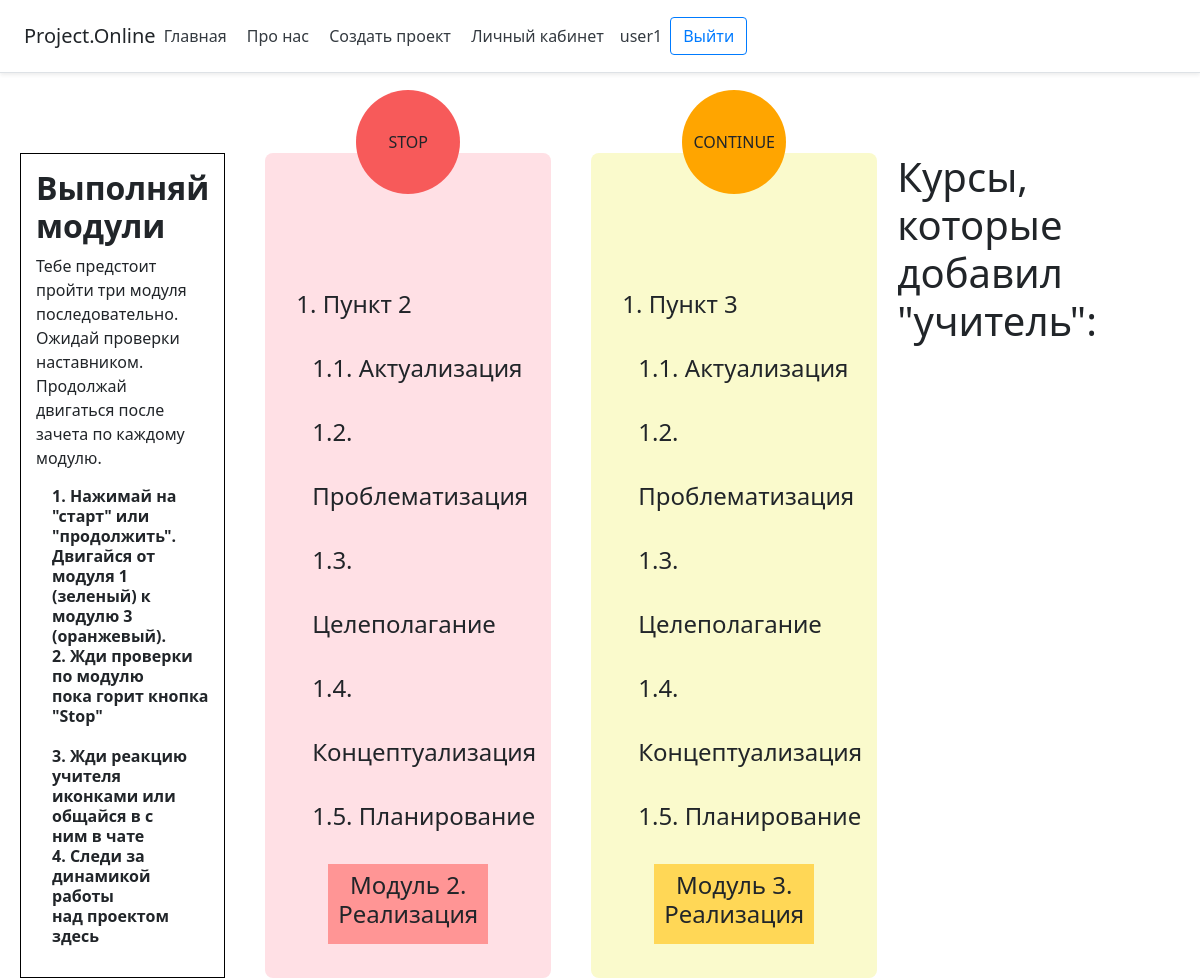
Page /personal_account (signed in) on the earlier database version.
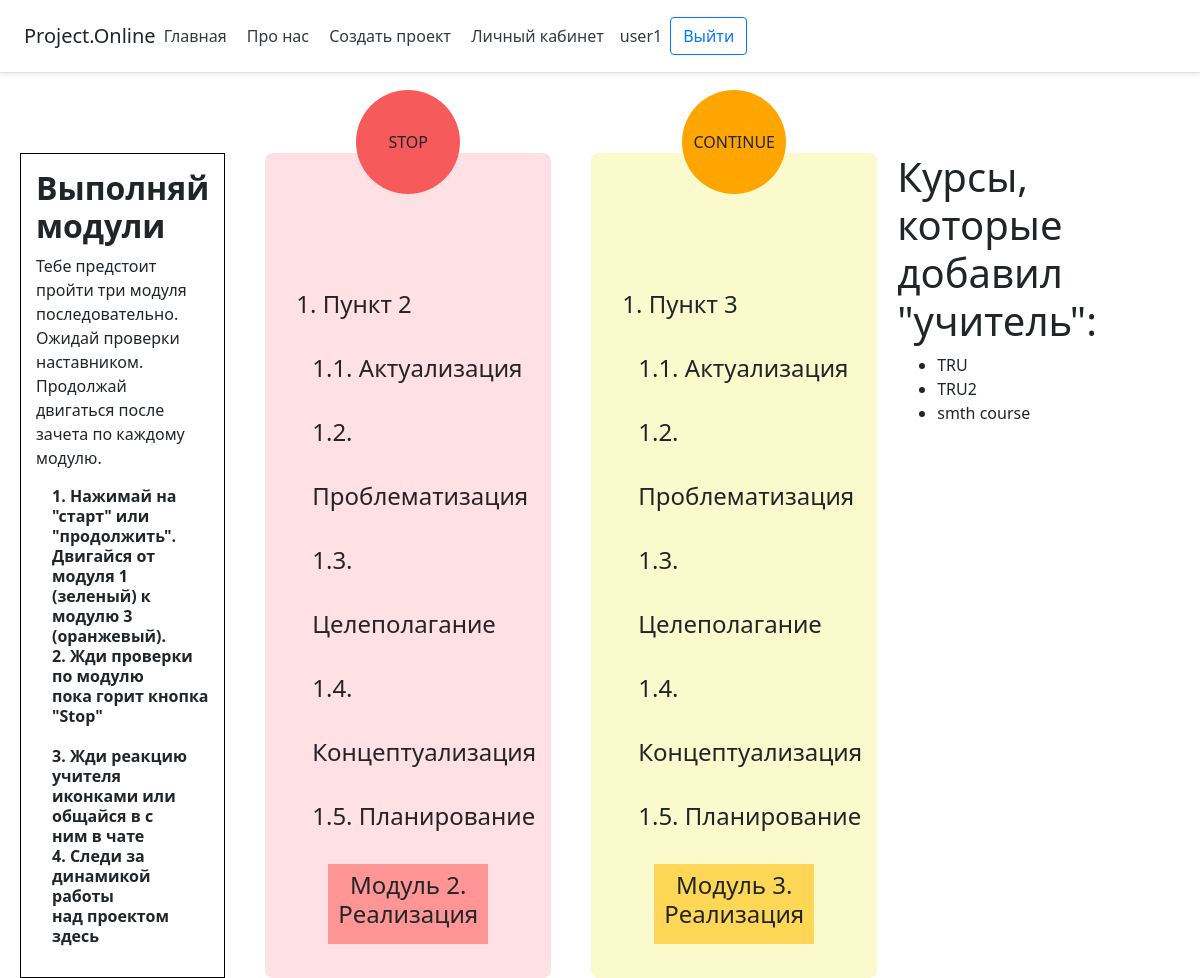
Same page on the later database version.
### main/models.py (models this page shows, shortened)
class CustomUser(AbstractUser):
    choice_field = models.TextField(choices=STATUS)
    password1 = models.TextField()
    password2 = models.TextField()

class Course(models.Model):
    cases = models.ForeignKey(
        'Cases',
        on_delete=models.CASCADE)
    name1 = models.TextField()
    information = models.TextField()

### main/views.py (the view)
# urls.py: path('personal_account', views.personal_account, name='personal_account'),
def personal_account(request):
    if request.user.choice_field == '1':
        mod = Module.objects.last()
        course = ModuleCourse.objects.filter(module_id=mod)
        course = Course.objects.raw(
            'SELECT main_course.name1, main_course.id FROM main_course JOIN (SELECT main_modulecourse.course_id_id FROM   main_module  JOIN main_modulecourse  ON %s = main_module.id and main_modulecourse.module_id_id = 107) MC ON MC.course_id_id = main_course.id',
            [mod.id])
        return render(request, 'main/student-personal.html', {'course': course})
    else:
        return redirect('teacher')

### main/templates/main/student-personal.html (shortened to what this page needs)
<!Doctype html>
{% load static %}
<html lang="ru">
<head>
   <link rel="stylesheet" href="https://stackpath.bootstrapcdn.com/bootstrap/4.3.1/css/bootstrap.min.css">
        <link rel="stylesheet" href="{% static "css/student-style.css" %}">
</head>
<body>
        {% block content %}
        <header class="d-flex flex-column flex-md-row align-items-center p-3 px-md-4 mb-3 bg-white border-bottom shadow-sm">
          <p class="h5 my-0 me-md-auto fw-normal">Project.Online</p>
          <nav class="my-2 my-md-0 me-md-3">
            <a class="p-2 text-dark" href="{% url 'home' %}">Главная</a>
            <a class="p-2 text-dark" href="{% url 'about' %}">Про нас</a>
              <a class="p-2 text-dark" href="{% url 'create' %}">Создать проект</a>
              <a class="p-2 text-dark" href="{% url 'personal_account' %}">Личный кабинет</a>
          </nav>
       <span class="p-2 text-dark">{{ user.first_name}} {{ user.last_name }} {{ user.username }}</span>
            <nav class="my-2 my-md-0 me-md-3">
            {% if user.is_authenticated %}
          <a class="btn btn-outline-primary" href="{% url 'logout' %}">Выйти</a>
            {% else %}
            <a class="btn btn-outline-primary" href="{% url 'login' %}">Войти</a>
            <a class="btn btn-outline-primary" href="{% url 'register' %}">Зарегестрироваться</a>
                </nav>
            {% endif %}
        </header>
 <main class="content">
        <article class="screen">
      <h2><b>Выполняй<br> модули</b></h2>
     <p>Тебе предстоит пройти три модуля<br>
        последовательно. Ожидай проверки<br>
        наставником. Продолжай двигаться после<br>
        зачета по каждому модулю.</p>
         <ol>
             <li>
                 Нажимай на "старт" или
                "продолжить". Двигайся от
                модуля 1 (зеленый) к модулю
                3 (оранжевый).
             </li>
             <li>
             Жди проверки по модулю<br>
                пока горит кнопка "Stop"<br>
             </li>
             <li>
                  Жди реакцию учителя<br>
                     иконками или общайся в с<br>
                     ним в чате
             </li>
             <li>
                 Следи за динамикой работы<br>
                     над проектом здесь
             </li>
         </ol>
        </article>
     <article class="screen2">
        <div class="second">
            <a>STOP</a>
        </div>
        <ol>
            <li>Пункт 2</li>
               <ol>
                   <li>Актуализация</li>
                   <li>Проблематизация</li>
                   <li>Целеполагание</li>
                   <li>Концептуализация</li>
                   <li>Планирование</li>
               </ol>
        </ol>
        <div class="folder-second">
           <h4>Модуль 2.<br>
               Реализация </h4>
        </div>
     </article>
     <article class="screen3">
         <div class="third">
            <a>CONTINUE</a>
        </div>
         <ol>
            <li>Пункт 3</li>
               <ol>
                   <li>Актуализация</li>
                   <li>Проблематизация</li>
                   <li>Целеполагание</li>
                   <li>Концептуализация</li>
                   <li>Планирование</li>
               </ol>
        </ol>
        <div class="folder-third">
           <h4>Модуль 3.<br>
               Реализация</h4>
        </div>
     </article>
     <article>
         <h1>Курсы, которые добавил "учитель":</h1>
         <ul>
             {% for d in course %}
                <li>{{ d.name1 }}</li>
            {% endfor %}
         </ul>
     </article>
    </main>
        {% endblock %}
</body>
</html>

### main/static/css/student-style.css (style rules this page uses)
body { height: 110vh; margin: 0; padding: 0; font-family: 'Noto Sans', sans-serif; }
.content { margin: 10vh; margin-left: auto; margin-right: auto; display: flex; margin-top: 10vh; }
.content ol { margin-left: 2vh; padding: 0; font-size: 30px; list-style: none; counter-reset: li; }
.content ol li { line-height: 8vh; font-size: 3vh; }
.screen ol li { font-size: 2vh; line-height: 2.5vh; font-weight: 600; }
.content ol li:before { counter-increment: li; content: counters(li, ".") ". "; }
.screen { display: inline-block; border: 1px solid black; width: 24%; outline: none; padding: 15px; width: calc(100% / 3 - 40px); margin-left: 20px; margin-right: 20px; }
.screen2 { background-color: rgb(255, 224, 229); display: inline-block; width: 24%; padding: 15px; width: calc(100% / 3 - 40px); margin-left: 20px; margin-right: 20px; border-radius: 8px; }
.screen3 { background-color: rgb(250, 250, 204); display: inline-block; width: 24%; padding: 15px; width: calc(100% / 3 - 40px); margin-left: 20px; margin-right: 20px; border-radius: 8px; }
.second { margin: 0 auto; border-radius: 50%; text-align: center; background-color: white; display: flex; flex-direction: column; justify-content: center; align-items: center; width: 13vh; height: 13vh; z-index: 1; position: relative; top: -8vh; background-color: rgb(247, 90, 90); }
.folder-second { text-align: center; background-color: rgb(255, 149, 149); height: 10vh; width: 20vh; margin: 0 auto; align-items: center; display: flex; flex-direction: column; justify-content: center; }
.folder-third { text-align: center; text-size: 4vh; background-color:rgb(255, 215, 86); height: 10vh; width: 20vh; margin: 0 auto; align-items: center; display: flex; flex-direction: column; justify-content: center; }
.third { margin: 0 auto; border-radius: 50%; text-align: center; background-color: white; display: flex; flex-direction: column; justify-content: center; align-items: center; width: 13vh; height: 13vh; z-index: 1; position: relative; top: -8vh; background-color: orange; }

### main/templates/main/student-personal.html (style rules this page uses)
header { margin: 0 auto; }

Differences in the rows shown:
added Course: name1 "TRU"
added Course: name1 "TRU2"
added Course: name1 "smth course"
